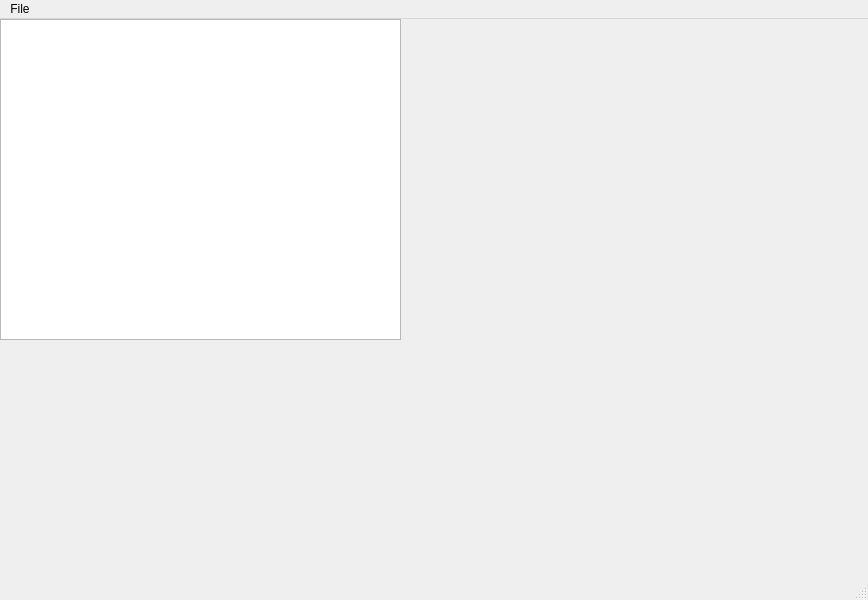
<?xml version="1.0" encoding="UTF-8"?>
<ui version="4.0">
 <class>MainWindow</class>
 <widget class="QMainWindow" name="MainWindow">
  <property name="geometry">
   <rect>
    <x>0</x>
    <y>0</y>
    <width>868</width>
    <height>600</height>
   </rect>
  </property>
  <property name="windowTitle">
   <string>MainWindow</string>
  </property>
  <widget class="QWidget" name="centralwidget">
   <widget class="QGraphicsView" name="ctagraphics">
    <property name="geometry">
     <rect>
      <x>0</x>
      <y>0</y>
      <width>401</width>
      <height>321</height>
     </rect>
    </property>
   </widget>
  </widget>
  <widget class="QMenuBar" name="menubar">
   <property name="geometry">
    <rect>
     <x>0</x>
     <y>0</y>
     <width>868</width>
     <height>19</height>
    </rect>
   </property>
   <widget class="QMenu" name="menuFile">
    <property name="title">
     <string>File</string>
    </property>
   </widget>
   <addaction name="menuFile"/>
  </widget>
  <widget class="QStatusBar" name="statusbar"/>
 </widget>
 <resources/>
 <connections/>
</ui>
